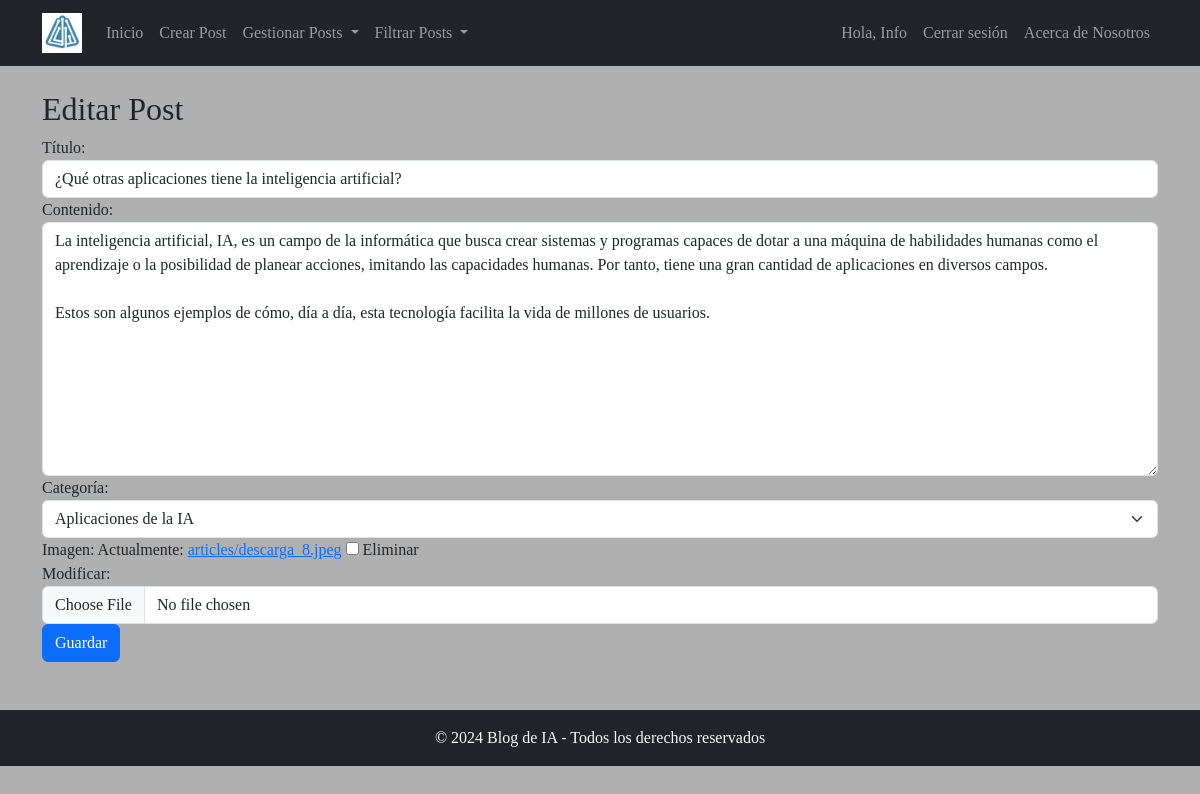
The page /article/que-otras-aplicaciones-tiene-la-inteligencia-artificial/edit/ (signed in) on the database its author committed.
### blog/models.py (models this page shows, shortened)
class Article(models.Model):
    title = models.CharField(max_length=200)  # Título del artículo
    slug = models.SlugField(unique=True, max_length=200)  # Slug único para la URL
    content = HTMLField() # Contenido del artículo
    author = models.ForeignKey(User, on_delete=models.CASCADE)  # Autor del artículo
    published_date = models.DateTimeField(auto_now_add=True)  # Fecha de publicación automática
    category = models.ForeignKey(Category, on_delete=models.SET_NULL, null=True, blank=True)  # Categoría del artículo
    image = models.ImageField(upload_to='articles/', blank=True, null=True)  # Imagen del artículo
    class Meta:
        ordering = ['-published_date']  # Ordena los artículos por fecha de publicación (más recientes primero)
        verbose_name_plural = "Articles"  # Nombre plural para el modelo

### blog/views.py (the view)
# urls.py: path('article/<slug:slug>/edit/', article_edit, name='article_edit'),  # URL para editar un artículo
@login_required
def article_edit(request, slug):
    article = get_object_or_404(Article, slug=slug)  # Asegúrate de que el slug se pase aquí
    if request.user != article.author:
        return redirect('home')  # Solo el autor puede editar sus artículos
    if request.method == 'POST':
        form = ArticleForm(request.POST, request.FILES, instance=article)  # Crea el formulario con los datos del artículo
        if form.is_valid():
            article = form.save(commit=False)  # Guarda el artículo sin confirmar
            article.slug = slugify(article.title)  # Genera un nuevo slug basado en el título
            article.save()  # Guarda el artículo en la base de datos
            return redirect('article_detail', slug=article.slug)  # Redirige a la página de detalles del artículo
    else:
        form = ArticleForm(instance=article)  # Carga el formulario con los datos del artículo existente
    context = {
        'form': form,
        'article': article  # Pasa el artículo al contexto para la plantilla
    }
    return render(request, 'blog/article_form.html', context)  # Renderiza la plantilla del formulario

### blog/forms.py
class ArticleForm(forms.ModelForm):
    class Meta:
        model = Article  # Modelo asociado al formulario
        fields = ['title', 'content', 'category', 'image']  # Campos que se incluirán en el formulario
        exclude = ['published_date', 'author', 'slug']  # Campos que se excluirán del formulario
        content = forms.CharField(widget=TinyMCE(attrs={'cols': 80, 'rows': 30}))

### blog/models.py (called while the page is built)
    def __str__(self):
        return self.name  # Devuelve el nombre de la categoría como representación del objeto

### blog/templatetags/form_filters.py (called while the page is built)
@register.filter
def add_class(field, css_class):
    return field.as_widget(attrs={"class": css_class})

### blog/templates/blog/article_form.html (shortened to what this page needs)
{% extends 'blog/base.html' %}
{% load static %}
{% load form_filters %}
{% block content %}
<h2>{% if form.instance.pk %}Editar{% else %}Crear Nuevo{% endif %} Post</h2>
<form method="post" enctype="multipart/form-data">
    <div class="form-group" id = "titulo">
        <label for="{{ form.title.id_for_label }}">Título:</label>
        {{ form.title|add_class:"form-control" }}
    </div>
    <div class="form-group", id = "contenido">
        <label for="{{ form.content.id_for_label }}">Contenido:</label>
        {{ form.content|add_class:"form-control" }}
    </div>
    <div class="form-group" id = "categoria">
        <label for="{{ form.category.id_for_label }}">Categoría:</label>
        {{ form.category|add_class:"form-select" }}
    </div>
    <div class="form-group" id = "imagen">
        <label for="{{ form.image.id_for_label }}">Imagen:</label>
        {{ form.image|add_class:"form-control" }}
    </div>
    <button type="submit" class="btn btn-primary">Guardar</button>
</form>
{% endblock %}

### blog/templates/blog/base.html (shortened to what this page needs)
{% load static %}
<!DOCTYPE html>
<html lang="es">
<head>
    <link href="https://cdn.jsdelivr.net/npm/bootstrap@5.3.0/dist/css/bootstrap.min.css" rel="stylesheet">
    <link rel="stylesheet" href="{% static 'css/style.css' %}">
</head>
<body>
    <nav class="navbar navbar-expand-lg navbar-dark bg-dark">
        <div class="container">
            <a class="navbar-brand" href="{% url 'home' %}">
                <img src="{% static 'logo.jpeg' %}" alt="Logo" style="height: 40px; width: auto;">
            </a>
            <div class="collapse navbar-collapse" id="navbarNav">
                <ul class="navbar-nav me-auto">
                    <li class="nav-item">
                        <a class="nav-link" href="{% url 'home' %}">Inicio</a>
                    {% if user.is_authenticated %}
                        <li class="nav-item">
                            <a class="nav-link" href="{% url 'article_create' %}">Crear Post</a>
                        </li>
                        <li class="nav-item dropdown">
                            <a class="nav-link dropdown-toggle" href="#" id="navbarDropdown" role="button" data-bs-toggle="dropdown" aria-expanded="false">
                                Gestionar Posts
                            </a>
                        </li>
                        <li class="nav-item dropdown">
                            <a class="nav-link dropdown-toggle" href="#" id="navbarDropdown" role="button" data-bs-toggle="dropdown" aria-expanded="false">
                                Filtrar Posts
                            </a>
                        </li>
                    {% endif %}
                </ul>
                <ul class="navbar-nav" >
                    {% if user.is_authenticated %}
                        <li class="nav-item">
                            <span class="nav-link">Hola, {{ user.username }}</span>
                        </li>
                        <li class="nav-item">
                            <form method="post" action="{% url 'logout' %}">
                                <button type="submit" class="btn btn-link nav-link">Cerrar sesión</button>
                            </form>
                        </li>
                        <li class="nav-item">
                            <a class="nav-link" href="{% url 'about_us' %}">Acerca de Nosotros</a>
                        </li>
                    {% endif %}
                </ul>
            </div>
        </div>
    </nav>
    <main class="container mt-4">
        {% block content %}
        {% endblock %}
    </main>
    <footer class="bg-dark text-light text-center py-3 mt-5">
        <div class="container">
            © 2024 Blog de IA - Todos los derechos reservados
        </div>
    </footer>
</body>
</html>

### static/css/style.css (style rules this page uses)
body { background-color: #b0b0b0; font-family:'Times New Roman', Times, serif; }
body, html { height: 100%; margin: 0; display: flex; flex-direction: column; }
footer { position: relative; bottom: 0; width: 100%; }

### rows shown on the page
Article: title "¿Qué otras aplicaciones tiene la inteligencia artificial?", content "La inteligencia artificial, IA, es un campo de la informática que busca crear sistemas y programas capaces de dotar a una máquina de habilidades humanas como el aprendizaje o la posibilidad de planear acciones, imitando las capacidades humanas. Por tanto, tiene una gran cantidad de aplicaciones en diversos campos. Estos son algunos ejemplos de cómo, día a día, esta tecnología facilita la vida de millones de usuarios.", category "Aplicaciones de la IA"

### other values the page prints
{{ user.username }} "Info"
